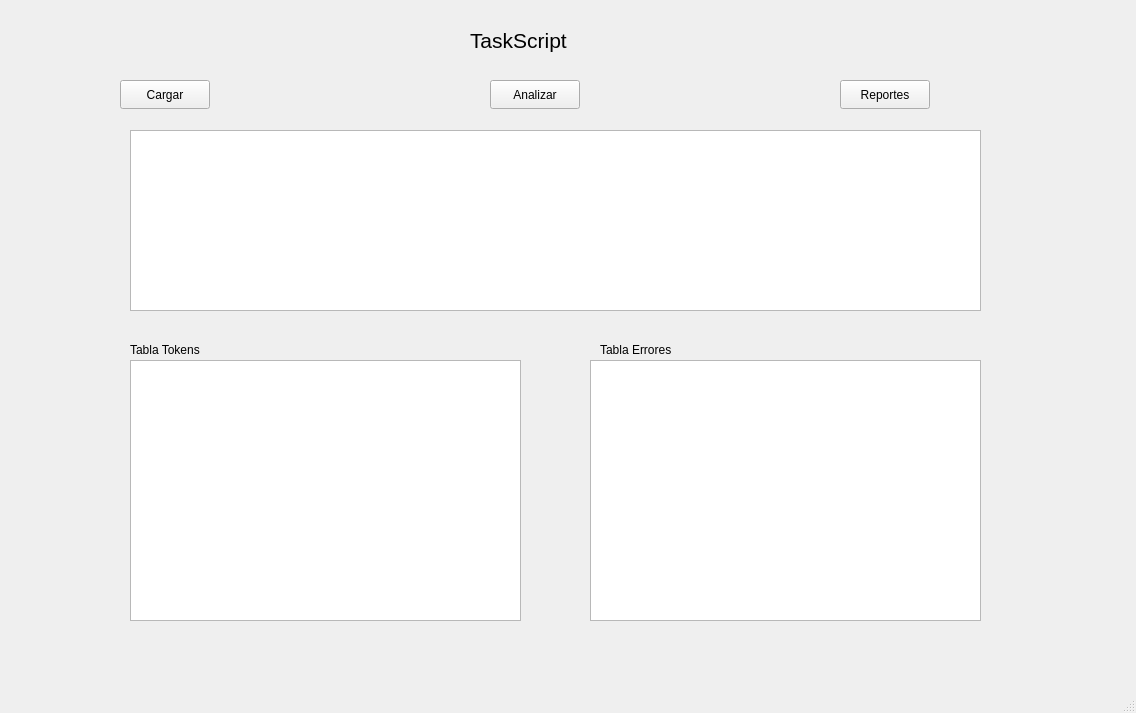
<?xml version="1.0" encoding="UTF-8"?>
<ui version="4.0">
 <class>MainWindow</class>
 <widget class="QMainWindow" name="MainWindow">
  <property name="geometry">
   <rect>
    <x>0</x>
    <y>0</y>
    <width>1136</width>
    <height>713</height>
   </rect>
  </property>
  <property name="windowTitle">
   <string>MainWindow</string>
  </property>
  <widget class="QWidget" name="centralwidget">
   <widget class="QTextEdit" name="editorCodigo">
    <property name="geometry">
     <rect>
      <x>130</x>
      <y>130</y>
      <width>851</width>
      <height>181</height>
     </rect>
    </property>
   </widget>
   <widget class="QTableWidget" name="tablaTokens">
    <property name="geometry">
     <rect>
      <x>130</x>
      <y>360</y>
      <width>391</width>
      <height>261</height>
     </rect>
    </property>
   </widget>
   <widget class="QTableWidget" name="tablaErrores">
    <property name="geometry">
     <rect>
      <x>590</x>
      <y>360</y>
      <width>391</width>
      <height>261</height>
     </rect>
    </property>
   </widget>
   <widget class="QPushButton" name="btonCargar">
    <property name="geometry">
     <rect>
      <x>120</x>
      <y>80</y>
      <width>90</width>
      <height>29</height>
     </rect>
    </property>
    <property name="text">
     <string>Cargar</string>
    </property>
   </widget>
   <widget class="QPushButton" name="btonAnalizar">
    <property name="geometry">
     <rect>
      <x>490</x>
      <y>80</y>
      <width>90</width>
      <height>29</height>
     </rect>
    </property>
    <property name="text">
     <string>Analizar</string>
    </property>
   </widget>
   <widget class="QPushButton" name="btonReportes">
    <property name="geometry">
     <rect>
      <x>840</x>
      <y>80</y>
      <width>90</width>
      <height>29</height>
     </rect>
    </property>
    <property name="text">
     <string>Reportes</string>
    </property>
   </widget>
   <widget class="QLabel" name="label">
    <property name="geometry">
     <rect>
      <x>130</x>
      <y>340</y>
      <width>91</width>
      <height>20</height>
     </rect>
    </property>
    <property name="text">
     <string>Tabla Tokens</string>
    </property>
   </widget>
   <widget class="QLabel" name="label_2">
    <property name="geometry">
     <rect>
      <x>600</x>
      <y>340</y>
      <width>101</width>
      <height>20</height>
     </rect>
    </property>
    <property name="text">
     <string>Tabla Errores</string>
    </property>
   </widget>
   <widget class="QLabel" name="label_3">
    <property name="geometry">
     <rect>
      <x>470</x>
      <y>20</y>
      <width>231</width>
      <height>41</height>
     </rect>
    </property>
    <property name="font">
     <font>
      <pointsize>16</pointsize>
     </font>
    </property>
    <property name="text">
     <string>TaskScript</string>
    </property>
   </widget>
  </widget>
  <widget class="QMenuBar" name="menubar">
   <property name="geometry">
    <rect>
     <x>0</x>
     <y>0</y>
     <width>1136</width>
     <height>25</height>
    </rect>
   </property>
  </widget>
  <widget class="QStatusBar" name="statusbar"/>
 </widget>
 <resources/>
 <connections/>
</ui>
